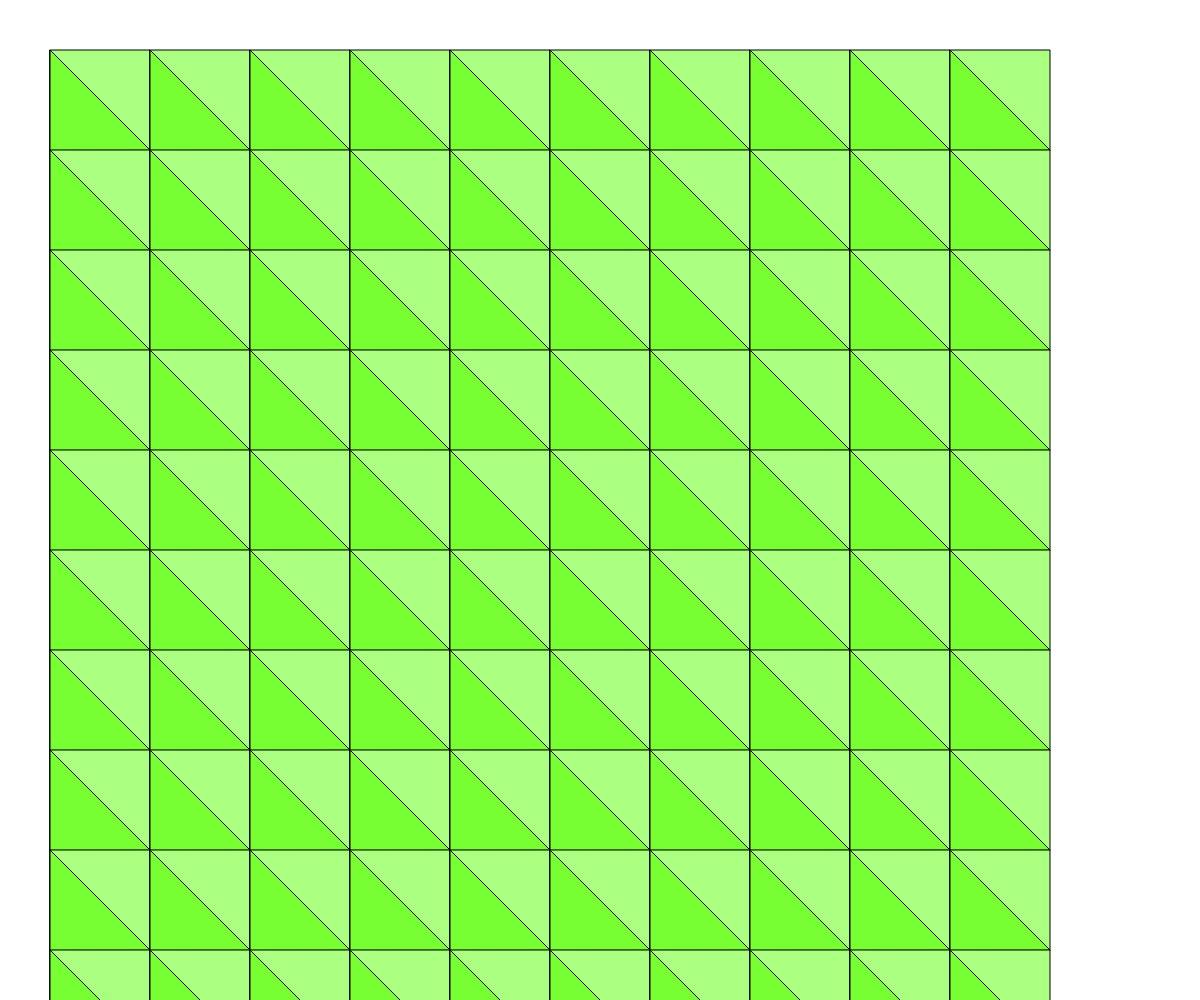
Frame 1 (no input)
Frame 60 (no input): identical to frame 1, image omitted
Frame 120 (the mouse pressed at the canvas centre since frame 60): identical to frame 1, image omitted

The p5.js sketch that drew this single still picture (run headless with seeded random() and noise() and a simulated clock; from frame 60 on, the mouse is pressed at the canvas centre):

// p5.js sketch
// ── sketch.js
let sqSize, sqX, sqY;

function setup() {
  createCanvas(windowWidth, windowHeight);
  colorMode(HSB, 360, 100, 100);
  sqSize = 100;
  sqX = 0;
  sqY = 0;
  rectMode(CENTER);
}

function draw() {
  background(220);   

  for(let x = 0; x< 10; x++){ 
        for(let y= 0; y< 10; y++){ 
            fill(100, 50, 100);
            push();
            translate(x*100+100, y*100+100);
            rect(0,0,100,100);
            pop();

            push();
            fill(100, 80, 100);
            translate(x*100+50, y*100+50);
            triangle(0, 100, 0, 0, 100, 100);
            pop();
        }
    }
}
